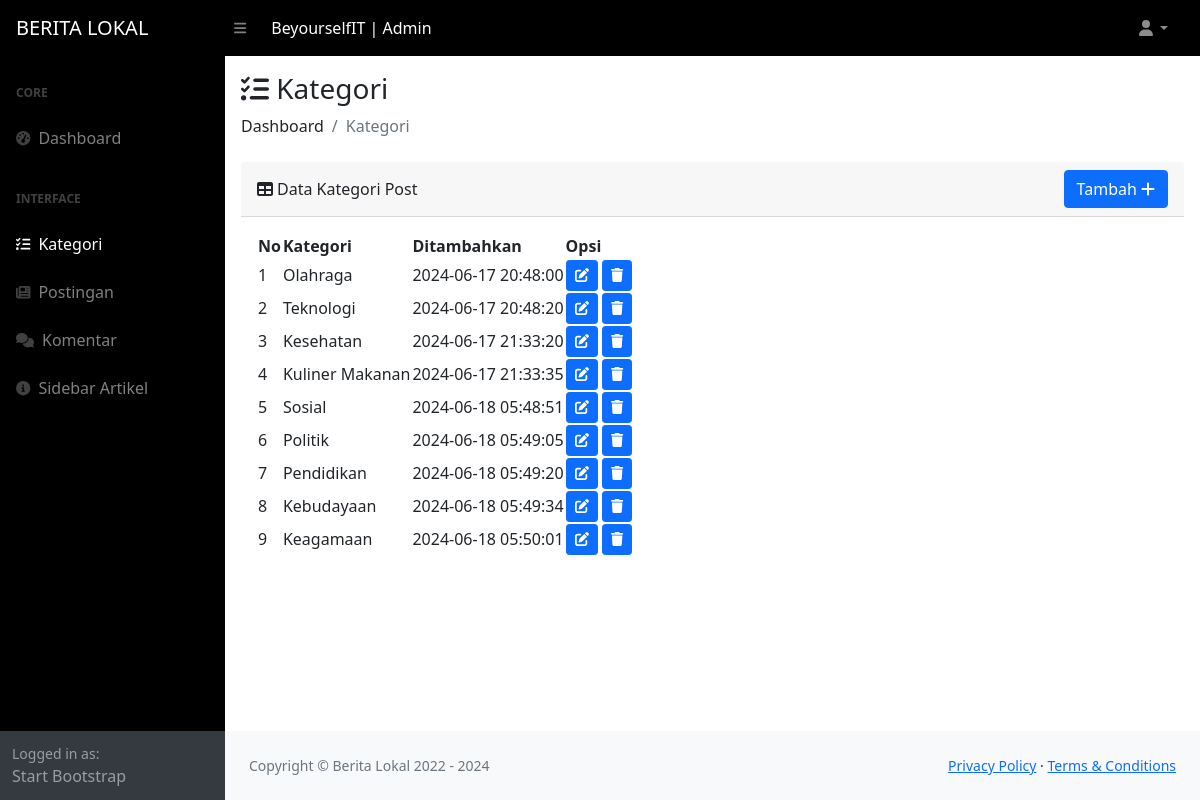
Screenshot of /dashboard/index.php?page=kategori (signed in) with the database file from the repository.
### tables this page shows
CREATE TABLE `tb_kategori` (
  `id` int(20) NOT NULL,
  `kategori` varchar(50) NOT NULL,
  `created_at` timestamp NULL DEFAULT NULL,
  `updated_at` timestamp NULL DEFAULT NULL
);

### dashboard/pages/hal_kategori.php (the view, shortened to what this page needs)
<?php
    $sql = "SELECT * FROM tb_kategori";
    $res = mysqli_query($koneksi, $sql);
?>
<div class="container-fluid px-3">
    <h3 class="mt-3"><i class="fas fa-tasks"></i> Kategori</h3>
    <ol class="breadcrumb mb-4">
        <li class="breadcrumb-item">Dashboard</li>
        <li class="breadcrumb-item active">Kategori</li>
    </ol>
    <div class="row">
        <div class="col">
            <div class="card-header d-flex justify-content-between">
                <div class="nama-tabel d-flex align-items-center">
                    <i class="fas fa-table me-1"></i>
                    Data Kategori Post
                </div>
                <button class="btn btn-primary" data-bs-toggle="modal" data-bs-target="#exampleModal">Tambah <i class="fas fa-plus"></i></button>
            </div>
            <div class="card-body">
                <div class="table-responsive">
                    <table id="datatablesSimple">
                        <thead>
                            <tr>
                                <th nowrap="nowrap">No</th>
                                <th nowrap="nowrap">Kategori</th>
                                <th nowrap="nowrap">Ditambahkan</th>
                                <th nowrap="nowrap">Opsi</th>
                            </tr>
                        </thead>
                        <tbody>
                            <?php
                                $no = 0;
                                while ($data = mysqli_fetch_assoc($res)) :
                                $no++;
                            ?>
                                <tr>
                                    <td nowrap="nowrap"><?= $no; ?></td>
                                    <td nowrap="nowrap"><?= $data['kategori']; ?></td>
                                    <td nowrap="nowrap"><?= $data['created_at']; ?></td>
                                    <td nowrap="nowrap">
                                        <a href="index.php?page=edit_kategori&id=<?= $data['id']; ?>" class="btn btn-primary btn-sm" title="Edit"><i class="fas fa-edit"></i></a>
                                        <button type="button" class="btn btn-primary btn-sm" data-bs-toggle="modal" data-bs-target="#exampleModal<?= $data['id']; ?>" title="Hapus"><i class="fas fa-trash"></i></button>
                                    </td>
                                </tr>
                            <?php
                                endwhile;
                            ?>
                        </tbody>
                    </table>
                </div>
            </div>
        </div>
    </div>
</div>

### rows the page displays
tb_kategori: kategori "Olahraga", created_at "2024-06-17 20:48:00"
tb_kategori: kategori "Teknologi", created_at "2024-06-17 20:48:20"
tb_kategori: kategori "Kesehatan", created_at "2024-06-17 21:33:20"
tb_kategori: kategori "Kuliner Makanan", created_at "2024-06-17 21:33:35"
tb_kategori: kategori "Sosial", created_at "2024-06-18 05:48:51"
tb_kategori: kategori "Politik", created_at "2024-06-18 05:49:05"
tb_kategori: kategori "Pendidikan", created_at "2024-06-18 05:49:20"
tb_kategori: kategori "Kebudayaan", created_at "2024-06-18 05:49:34"
tb_kategori: kategori "Keagamaan", created_at "2024-06-18 05:50:01"

### other values shown
$_SESSION['nama_admin'] "BeyourselfIT"
